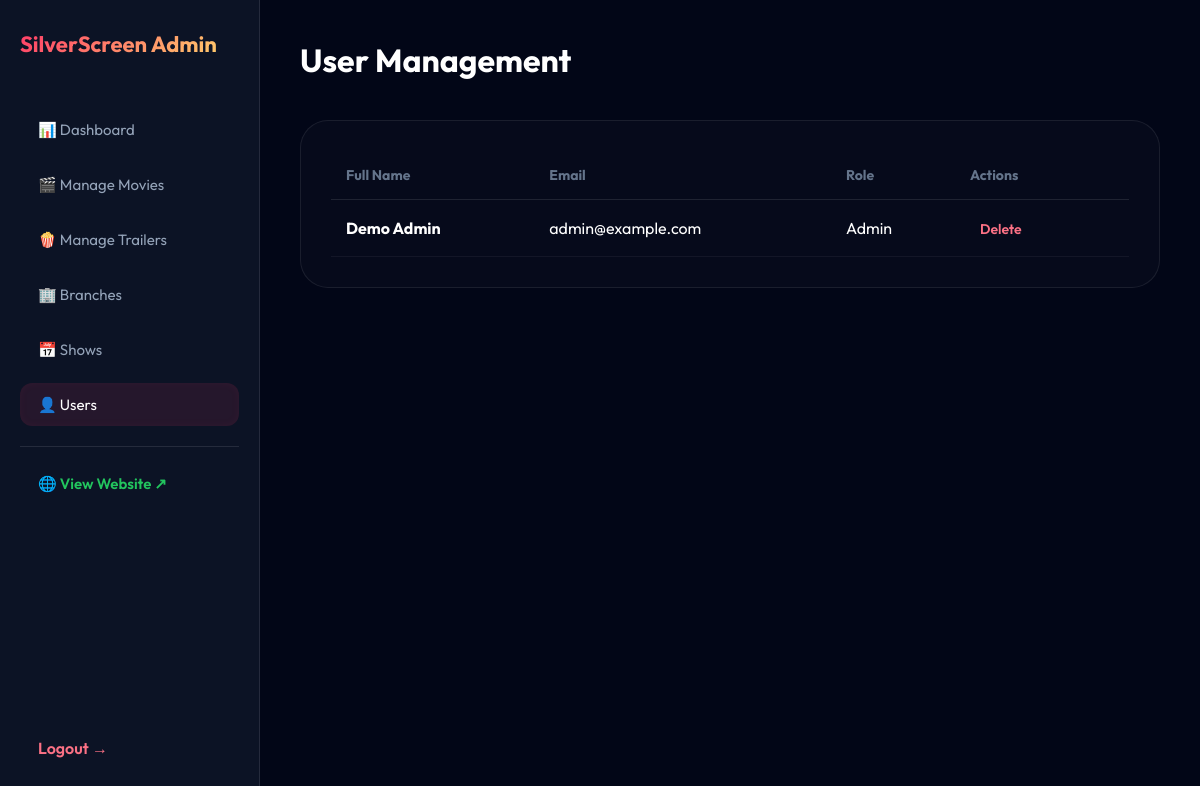
/admin/manage_users.php (signed in), run on the app's committed database.
### tables this page shows
CREATE TABLE `users` (
  `id` int(11) NOT NULL,
  `full_name` varchar(100) NOT NULL,
  `email` varchar(100) NOT NULL,
  `password` varchar(255) NOT NULL,
  `is_verified` tinyint(1) NOT NULL DEFAULT 0,
  `role` int(11) NOT NULL DEFAULT 0
);

### admin/manage_users.php (the view, shortened to what this page needs)
<?php
$query = "SELECT id, full_name, email, role FROM users ORDER BY id DESC";
$result = mysqli_query($conn, $query);
?>
<!DOCTYPE html>
<html lang="en">
<head>
    <link rel="stylesheet" href="../assets/css/admin_style.css">
</head>
<body>
    <?php include 'sidebar.php'; ?>
    <main class="main-content">
        <header class="header">
            <h1>User Management</h1>
        </header>
        <div class="table-container">
            <table>
                <thead>
                    <tr>
                        <th>Full Name</th> <th>Email</th>
                        <th>Role</th>
                        <th>Actions</th>
                    </tr>
                </thead>
                <tbody>
                    <?php if($result && mysqli_num_rows($result) > 0): ?>
                        <?php while($user = mysqli_fetch_assoc($result)): ?>
                        <tr>
                            <td><strong><?php echo htmlspecialchars($user['full_name']); ?></strong></td>
                            <td><?php echo htmlspecialchars($user['email']); ?></td>
                            <td>
                                <?php echo ($user['role'] == 1) ? 'Admin' : 'User'; ?>
                            </td>
                            <td class="action-btns">
                                <a href="delete_user.php?id=<?php echo $user['id']; ?>" class="delete-link" onclick="return confirm('Remove this user?')">Delete</a>
                            </td>
                        </tr>
                        <?php endwhile; ?>
                    <?php else: ?>
                        <tr><td colspan="4" style="text-align:center;">No users found.</td></tr>
                    <?php endif; ?>
                </tbody>
            </table>
        </div>
    </main>
</body>
</html>

### assets/css/admin_style.css (style rules this page uses)
* { margin: 0; padding: 0; box-sizing: border-box; font-family: 'Outfit', sans-serif; }
body { background: #020617; color: #fff; display: flex; min-height: 100vh; }
.main-content { margin-left: 260px; padding: 40px; width: calc(100% - 260px); }
.header { display: flex; justify-content: space-between; align-items: center; margin-bottom: 40px; }
.header h1 { font-size: 32px; font-weight: 700; }
.table-container { background: rgba(255, 255, 255, 0.02); border: 1px solid rgba(255, 255, 255, 0.08); border-radius: 28px; padding: 30px; }
table { width: 100%; border-collapse: collapse; }
th { text-align: left; color: #64748b; font-size: 14px; padding: 15px; border-bottom: 1px solid rgba(255, 255, 255, 0.1); }
td { padding: 18px 15px; border-bottom: 1px solid rgba(255, 255, 255, 0.05); }
.action-btns a { text-decoration: none; margin-right: 15px; font-size: 14px; font-weight: 600; transition: 0.2s; }
.delete-link { color: #fb7185; }
.delete-link { color: #fb7185; padding: 5px 10px; border-radius: 8px; transition: 0.3s; }

### data on the page
users: full_name "Demo Admin", email "admin@example.com", role "Admin"
